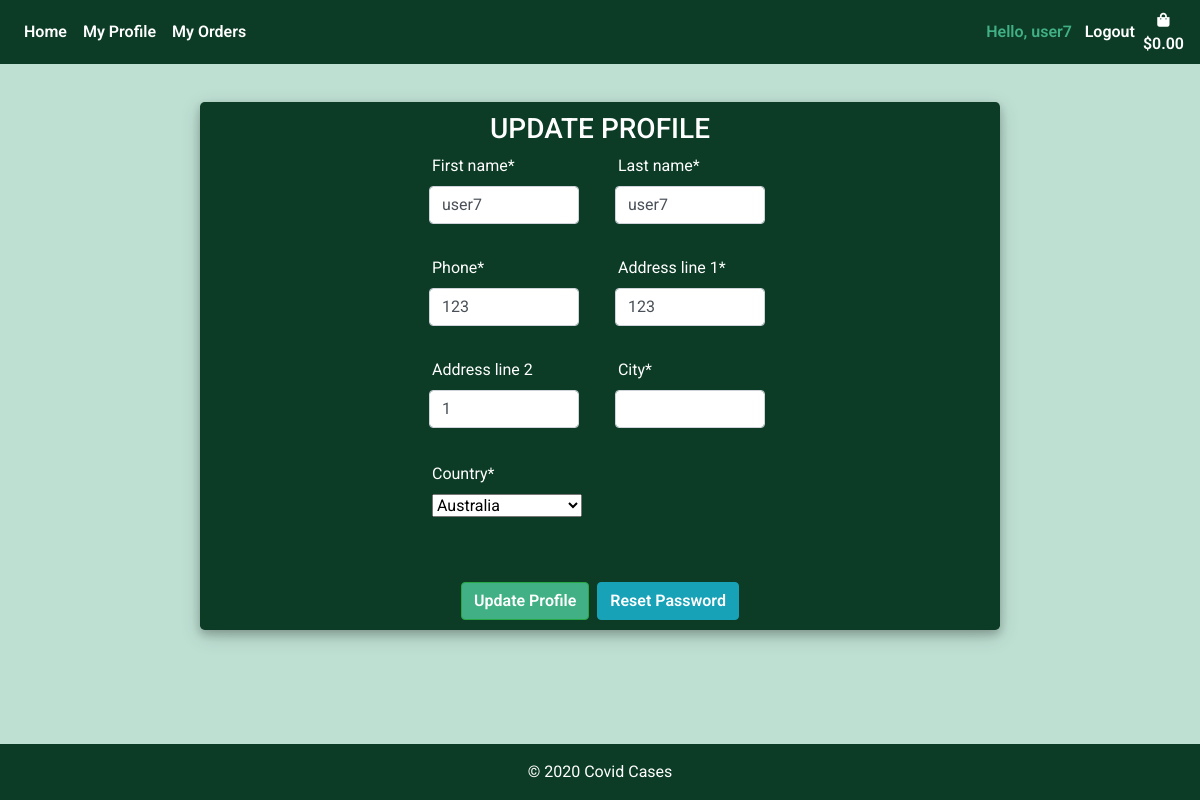
The page /edit_profile/ (signed in) on the database as committed earlier.
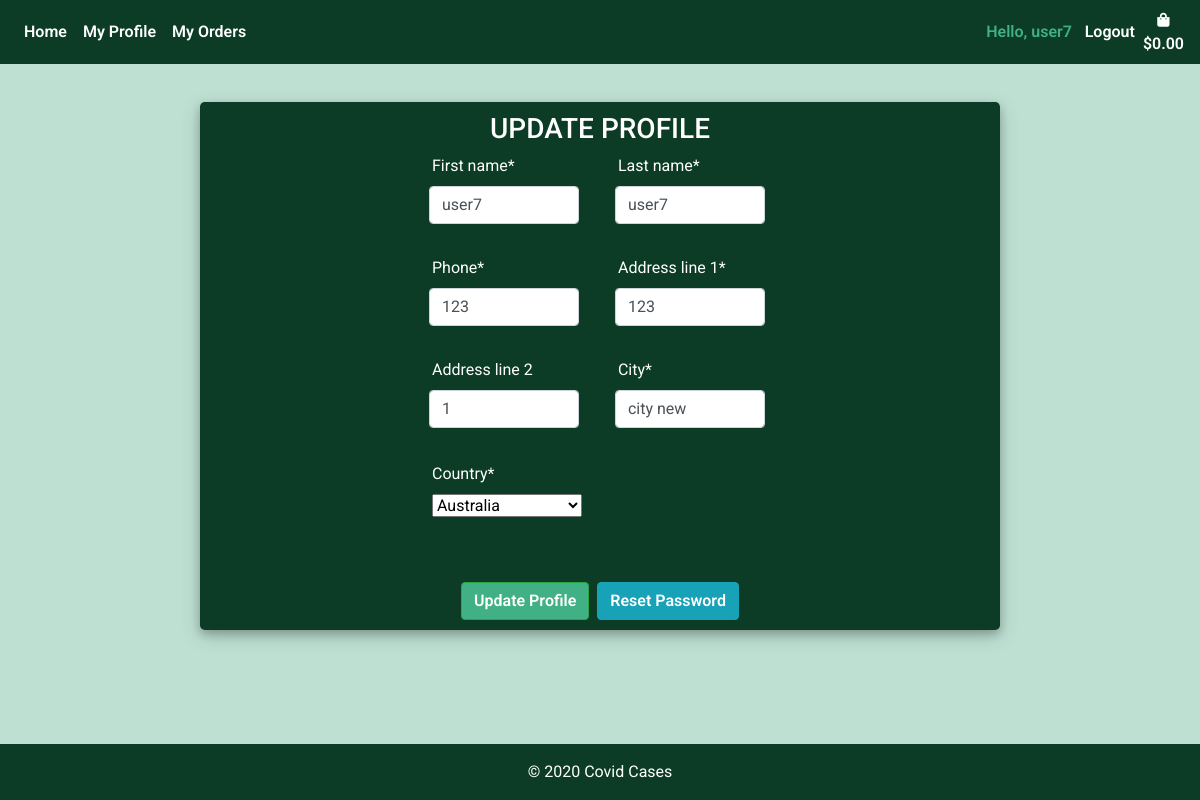
The same page on the database as committed later.
### profiles/models.py (models this page shows)
class Customer(models.Model):
    user = models.OneToOneField(User, null=True, on_delete=models.CASCADE, blank=True)
    name = models.CharField(max_length=settings.CONST_PROFILE_ATTR, null=True)
    first_name = models.CharField(max_length=settings.CONST_PROFILE_ATTR, null=True)
    last_name = models.CharField(max_length=settings.CONST_PROFILE_ATTR, null=True)
    phone = models.CharField(max_length=settings.CONST_PROFILE_ATTR, null=True)
    email = models.CharField(max_length=settings.CONST_PROFILE_ATTR, null=True, unique=True)
    city = models.CharField(max_length=settings.CONST_PROFILE_ATTR, null=True)
    address_line_1 = models.CharField(max_length=settings.CONST_PROFILE_ADDRESS, null=True)
    address_line_2 = models.CharField(max_length=settings.CONST_PROFILE_ADDRESS, null=True, default="")
    country = CountryField(null=True)
    date_created = models.DateTimeField(auto_now_add=True, null=True)

### profiles/views.py (the view)
# urls.py: path("edit_profile/", views.edit_profile, name="edit_profile"),
@login_required
def edit_profile(request):
    customer = Customer.objects.filter(email=request.user.username).first()
    form = CustomerForm(request.POST or None, instance=customer)
    if request.method == "POST":
        if form.is_valid():
            form.save()
            return redirect(reverse("products"))
    context = {
        "form": form,
    }
    return render(request, "profiles/edit_profile.html", context)

### profiles/forms.py
class CustomerForm(forms.ModelForm):
    first_name = forms.CharField(max_length=settings.CONST_PROFILE_ATTR)
    last_name = forms.CharField(max_length=settings.CONST_PROFILE_ATTR)
    phone = forms.CharField(max_length=settings.CONST_PROFILE_ATTR, required=True)
    city = forms.CharField(max_length=settings.CONST_PROFILE_ATTR, required=True)
    address_line_2 = forms.CharField(max_length=settings.CONST_PROFILE_ADDRESS, required=False)
    class Meta:
        model = Customer
        fields = ("first_name",
        "last_name",
        "phone",
        "address_line_1",
        "address_line_2",
        "country",
        "city")
    def __init__(self, *args, **kwargs):
        super(CustomerForm, self).__init__(*args, **kwargs)
        for fieldname in ["first_name", "last_name", "phone",
        "address_line_1", "address_line_2", "country", "city"]:
            self.fields[fieldname].helper = FormHelper()

### profiles/templates/profiles/edit_profile.html (shortened to what this page needs)
{% extends 'base.html'%}
{% load static %}
{% load crispy_forms_tags %}
{% block content %}
    <div class="container h-100 mt-3">
		<div class="d-flex justify-content-center h-100">
			<div class="user_card">
				<div class="d-flex justify-content-center">
					<h3 id="form-title">UPDATE PROFILE</h3>
				</div>
				<div class="d-flex justify-content-center form_container">
					<form method="POST" id="profile_form">
						<div class="row">
                        	<div class="col-md-6  text-center mb-3">
                                {{ form.first_name|as_crispy_field }}
                            </div>
							<div class="col-md-6  text-center mb-3">
                                {{ form.last_name|as_crispy_field }}
                            </div>
						</div>
						<div class="row">
                            <div class="col-md-6 text-center mb-3">
                                {{ form.phone|as_crispy_field }}
                            </div>
                            <div class="col-md-6 text-center mb-3">
                                {{ form.address_line_1|as_crispy_field }}
                            </div>
						</div>
						<div class="row">
                            <div class="col-md-6 text-center mb-3">
                                {{ form.address_line_2|as_crispy_field }}
                            </div>
                            <div class="col-md-6 text-center mb-3">
                                {{ form.city|as_crispy_field }}
                            </div>
						</div>
						<div class="row">
							<div class="col-md-6  text-center mb-3">
                                <div id="profile_country">
                                {{ form.country|as_crispy_field }}
                                </div>
                            </div>
						</div>
						<div class="row">
                        </div>
                        <div class="d-flex justify-content-center mt-3 login_container">
                            <button class="btn btn-success">Update Profile</button>
                            {% if user.is_authenticated %}
                                <div class="ml-2">
                                    <a class="btn btn-info mx-auto my-auto" href="{% url 'account_reset_password' %}">Reset Password</a>
                                </div>
                            {% endif %}
                        </div>
					</form>
				</div>
			</div>
		</div>
	</div>
{% endblock %}

Rows that differ between the two databases and show on the page:
changed Customer "user7": city (not shown) → "city new"
